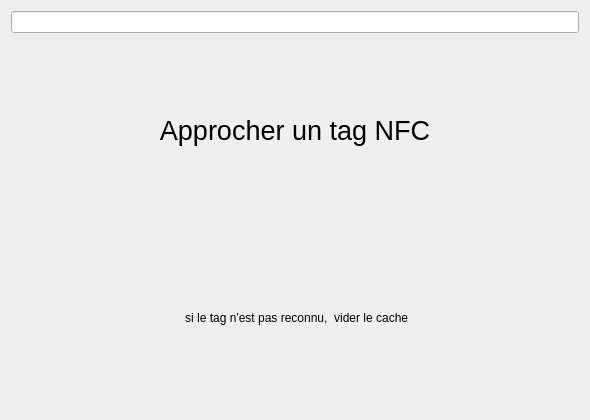
<?xml version="1.0" encoding="UTF-8"?>
<ui version="4.0">
 <class>MainWindow</class>
 <widget class="QMainWindow" name="MainWindow">
  <property name="geometry">
   <rect>
    <x>0</x>
    <y>0</y>
    <width>590</width>
    <height>420</height>
   </rect>
  </property>
  <property name="windowTitle">
   <string>MainWindow</string>
  </property>
  <widget class="QWidget" name="centralWidget">
   <layout class="QGridLayout" name="gridLayout" rowstretch="1,0,0,0,0" columnstretch="0">
    <item row="3" column="0">
     <widget class="QLabel" name="label">
      <property name="text">
       <string> si le tag n'est pas reconnu,  vider le cache</string>
      </property>
      <property name="alignment">
       <set>Qt::AlignCenter</set>
      </property>
     </widget>
    </item>
    <item row="2" column="0">
     <widget class="QLabel" name="m_help">
      <property name="font">
       <font>
        <pointsize>20</pointsize>
       </font>
      </property>
      <property name="text">
       <string>Approcher un tag NFC</string>
      </property>
      <property name="alignment">
       <set>Qt::AlignCenter</set>
      </property>
     </widget>
    </item>
    <item row="0" column="0">
     <widget class="QLineEdit" name="lineEditTagNFC"/>
    </item>
   </layout>
  </widget>
 </widget>
 <layoutdefault spacing="6" margin="11"/>
 <resources/>
 <connections/>
</ui>
